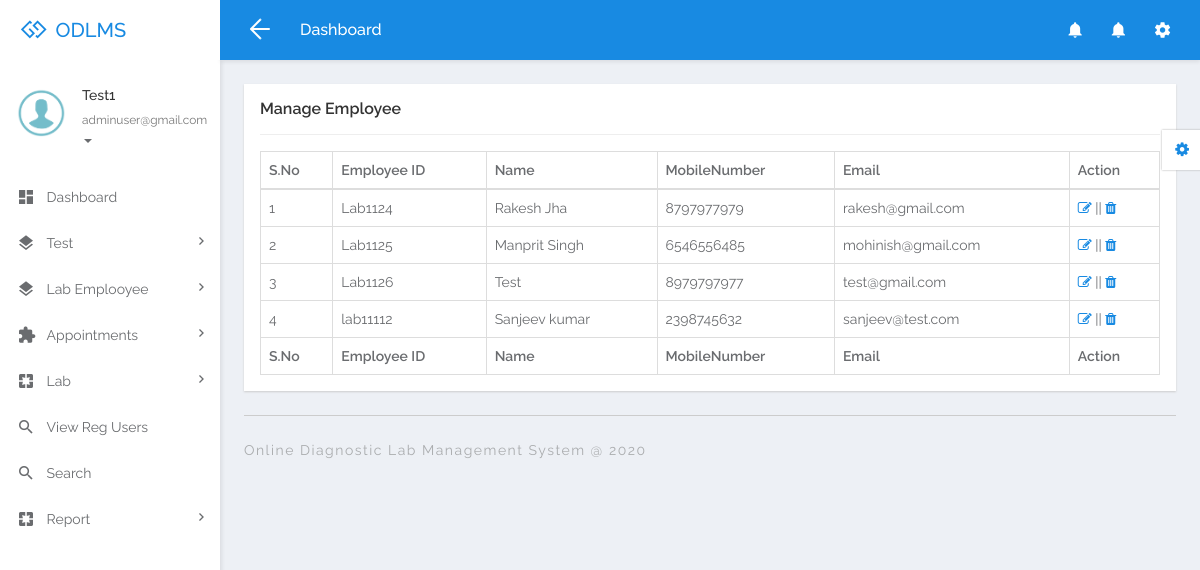
The app's page /odlms/admin/manage-lab-emp.php (signed in) with its own data.
### tables this page shows
CREATE TABLE `tblemployee` (
  `ID` int(10) NOT NULL,
  `EmpID` varchar(120) DEFAULT NULL,
  `Name` varchar(200) DEFAULT NULL,
  `MobileNumber` bigint(10) DEFAULT NULL,
  `Email` varchar(200) DEFAULT NULL,
  `Address` mediumtext DEFAULT NULL,
  `Password` varchar(120) DEFAULT NULL,
  `JoiningDate` timestamp NULL DEFAULT current_timestamp()
);

### odlms/admin/manage-lab-emp.php (the view, shortened to what this page needs)
<?php
if (strlen($_SESSION['odlmsaid']==0)) {
  header('location:logout.php');
  } else{
  ?>
<!DOCTYPE html>
<html lang="en">
<head>
	<link rel="stylesheet" href="libs/bower/font-awesome/css/font-awesome.min.css">
	<link rel="stylesheet" href="libs/bower/material-design-iconic-font/dist/css/material-design-iconic-font.css">
	<link rel="stylesheet" href="libs/bower/animate.css/animate.min.css">
	<link rel="stylesheet" href="libs/bower/fullcalendar/dist/fullcalendar.min.css">
	<link rel="stylesheet" href="libs/bower/perfect-scrollbar/css/perfect-scrollbar.css">
	<link rel="stylesheet" href="assets/css/bootstrap.css">
	<link rel="stylesheet" href="assets/css/core.css">
	<link rel="stylesheet" href="assets/css/app.css">
</head>
<body class="menubar-left menubar-unfold menubar-light theme-primary">
<?php include_once('includes/header.php');?>
<?php include_once('includes/sidebar.php');?>
<main id="app-main" class="app-main">
  <div class="wrap">
	<section class="app-content">
		<div class="row">
			<div class="col-md-12">
				<div class="widget">
					<header class="widget-header">
						<h4 class="widget-title">Manage Employee</h4>
					</header>
					<hr class="widget-separator">
					<div class="widget-body">
						<div class="table-responsive">
							<table class="table table-bordered table-hover js-basic-example dataTable table-custom">
								<thead>
									<tr>
										<th>S.No</th>
										<th>Employee ID</th>
										<th>Name</th>
										<th>MobileNumber</th>
										<th>Email</th>
										<th>Action</th>
									</tr>
								</thead>
								<tbody>
                  <?php
$sql="SELECT * from tblemployee";
$query = $dbh -> prepare($sql);
$query->execute();
$results=$query->fetchAll(PDO::FETCH_OBJ);
$cnt=1;
if($query->rowCount() > 0)
{
foreach($results as $row)
{               ?>
									<tr>
										<td><?php echo htmlentities($cnt);?></td>
										<td><?php  echo htmlentities($row->EmpID);?></td>
										<td><?php  echo htmlentities($row->Name);?></td>
										<td><?php  echo htmlentities($row->MobileNumber);?></td>
										<td><?php  echo htmlentities($row->Email);?></td>
										<td><a href="edit-employee-detail.php?editid=<?php echo htmlentities ($row->ID);?>"><i class="fa fa-edit" aria-hidden="true"></i></a> || <a href="manage-lab-emp.php?delid=<?php echo ($row->ID);?>" onclick="return confirm('Do you really want to Delete ?');"><i class="fa fa-trash fa-delete" aria-hidden="true"></i></a></td>
									</tr>
								 <?php $cnt=$cnt+1;}} ?>
								</tbody>
                  <tfoot>
                  <tr>
                  <th>S.No</th>
										<th>Employee ID</th>
										<th>Name</th>
										<th>MobileNumber</th>
										<th>Email</th>
										<th>Action</th>
                  </tr>
                </tfoot>
							</table>
						</div>
					</div>
				</div>
			</div>
		</div>
	</section>
</div>
  <?php include_once('includes/footer.php');?>
</main>
<?php include_once('includes/customizer.php');?>
</body>
</html>
<?php }  ?>

### odlms/admin/includes/sidebar.php (shortened to what this page needs)
<aside id="menubar" class="menubar light">
  <div class="app-user">
    <div class="media">
      <div class="media-left">
        <div class="avatar avatar-md avatar-circle">
          <a href="javascript:void(0)"><img class="img-responsive" src="assets/images/images.png" alt="avatar"/></a>
        </div>
      </div>
      <div class="media-body">
        <div class="foldable">
          <?php
$aid=$_SESSION['odlmsaid'];
$sql="SELECT AdminName,Email from  tbladmin where ID=:aid";
$query = $dbh -> prepare($sql);
$query->bindParam(':aid',$aid,PDO::PARAM_STR);
$query->execute();
$results=$query->fetchAll(PDO::FETCH_OBJ);
$cnt=1;
if($query->rowCount() > 0)
{
foreach($results as $row)
{               ?>
          <h5><a href="javascript:void(0)" class="username"><?php  echo $row->AdminName;?></a></h5><?php $cnt=$cnt+1;}} ?>
          <ul>
            <li class="dropdown">
              <a href="javascript:void(0)" class="dropdown-toggle usertitle" data-toggle="dropdown" aria-haspopup="true" aria-expanded="false">
                <small><?php  echo $row->Email;?></small>
                <span class="caret"></span>
              </a>
            </li>
          </ul>
        </div>
      </div>
    </div>
  </div>
  <div class="menubar-scroll">
    <div class="menubar-scroll-inner">
      <ul class="app-menu">
        <li class="has-submenu">
          <a href="dashboard.php">
            <i class="menu-icon zmdi zmdi-view-dashboard zmdi-hc-lg"></i>
            <span class="menu-text">Dashboard</span>
          </a>
        </li>
        <li class="has-submenu">
          <a href="javascript:void(0)" class="submenu-toggle">
            <i class="menu-icon zmdi zmdi-layers zmdi-hc-lg"></i>
            <span class="menu-text">Test</span>
            <i class="menu-caret zmdi zmdi-hc-sm zmdi-chevron-right"></i>
          </a>
        </li>
        <li class="has-submenu">
          <a href="javascript:void(0)" class="submenu-toggle">
            <i class="menu-icon zmdi zmdi-layers zmdi-hc-lg"></i>
            <span class="menu-text">Lab Emplooyee</span>
            <i class="menu-caret zmdi zmdi-hc-sm zmdi-chevron-right"></i>
          </a>
        </li>
        <li class="has-submenu">
          <a href="javascript:void(0)" class="submenu-toggle">
            <i class="menu-icon zmdi zmdi-puzzle-piece zmdi-hc-lg"></i>
            <span class="menu-text">Appointments</span>
            <i class="menu-caret zmdi zmdi-hc-sm zmdi-chevron-right"></i>
          </a>
        </li>
        <li class="has-submenu">
          <a href="javascript:void(0)" class="submenu-toggle">
            <i class="menu-icon zmdi zmdi-pages zmdi-hc-lg"></i>
            <span class="menu-text">Lab</span>
            <i class="menu-caret zmdi zmdi-hc-sm zmdi-chevron-right"></i>
          </a>
        </li>
<li>
          <a href="view-regusers.php">
            <i class="menu-icon zmdi zmdi-search zmdi-hc-lg"></i>
            <span class="menu-text">View Reg Users</span>
          </a>
        </li>
        <li>
          <a href="search.php">
            <i class="menu-icon zmdi zmdi-search zmdi-hc-lg"></i>
            <span class="menu-text">Search</span>
          </a>
        </li>
<li class="has-submenu">
          <a href="javascript:void(0)" class="submenu-toggle">
            <i class="menu-icon zmdi zmdi-pages zmdi-hc-lg"></i>
            <span class="menu-text">Report</span>
            <i class="menu-caret zmdi zmdi-hc-sm zmdi-chevron-right"></i>
          </a>
        </li>
      </ul>
    </div>
  </div>
</aside>

### records on screen
tblemployee: EmpID "Lab1124", Name "Rakesh Jha", MobileNumber "8797977979", Email "rakesh@gmail.com"
tblemployee: EmpID "Lab1125", Name "Manprit Singh", MobileNumber "6546556485", Email "mohinish@gmail.com"
tblemployee: EmpID "Lab1126", Name "Test", MobileNumber "8979797977", Email "test@gmail.com"
tblemployee: EmpID "lab11112", Name "Sanjeev kumar", MobileNumber "2398745632", Email "sanjeev@test.com"

### other values on screen
$row->AdminName "Test1"
$row->Email "adminuser@gmail.com"
